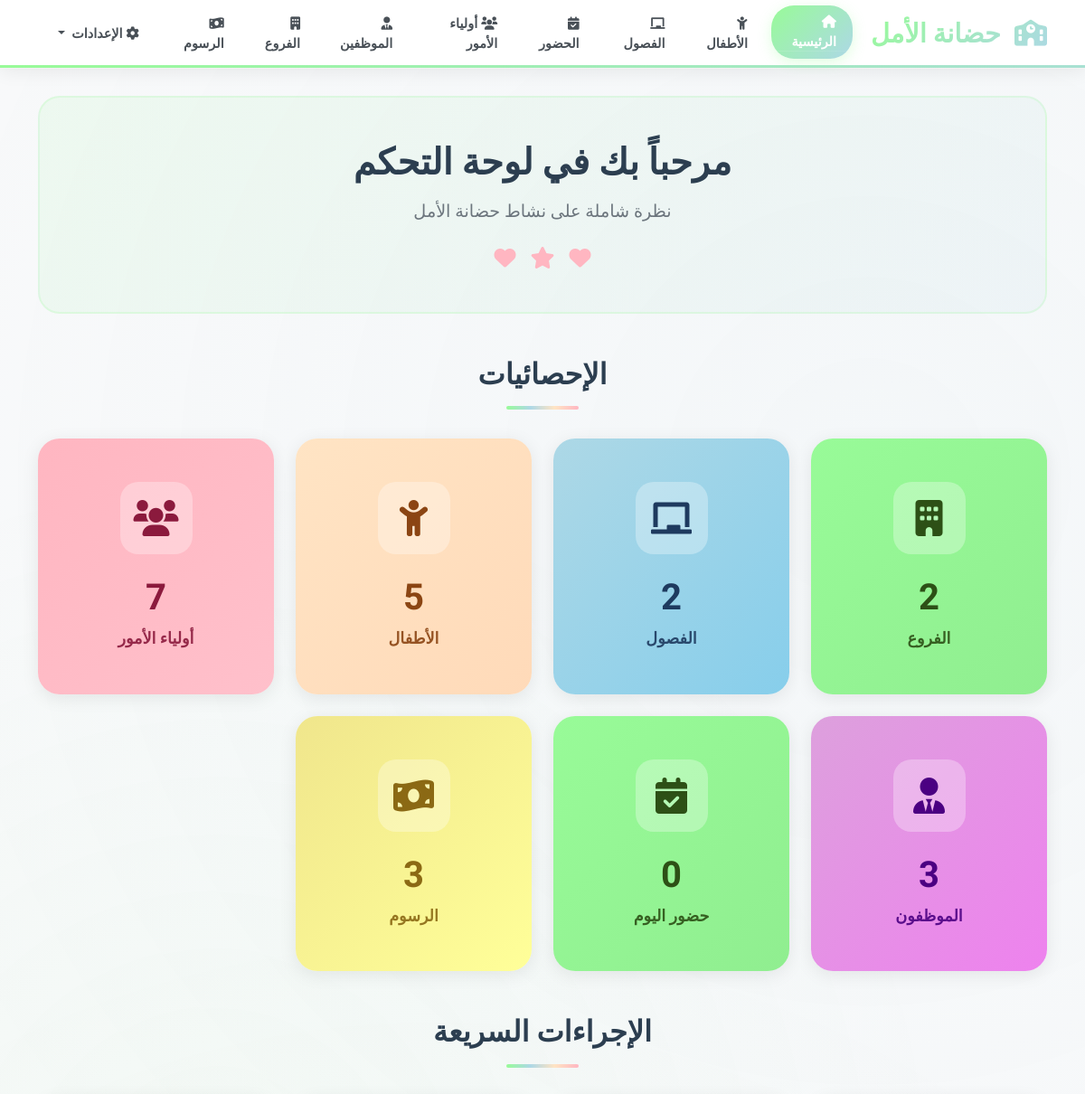
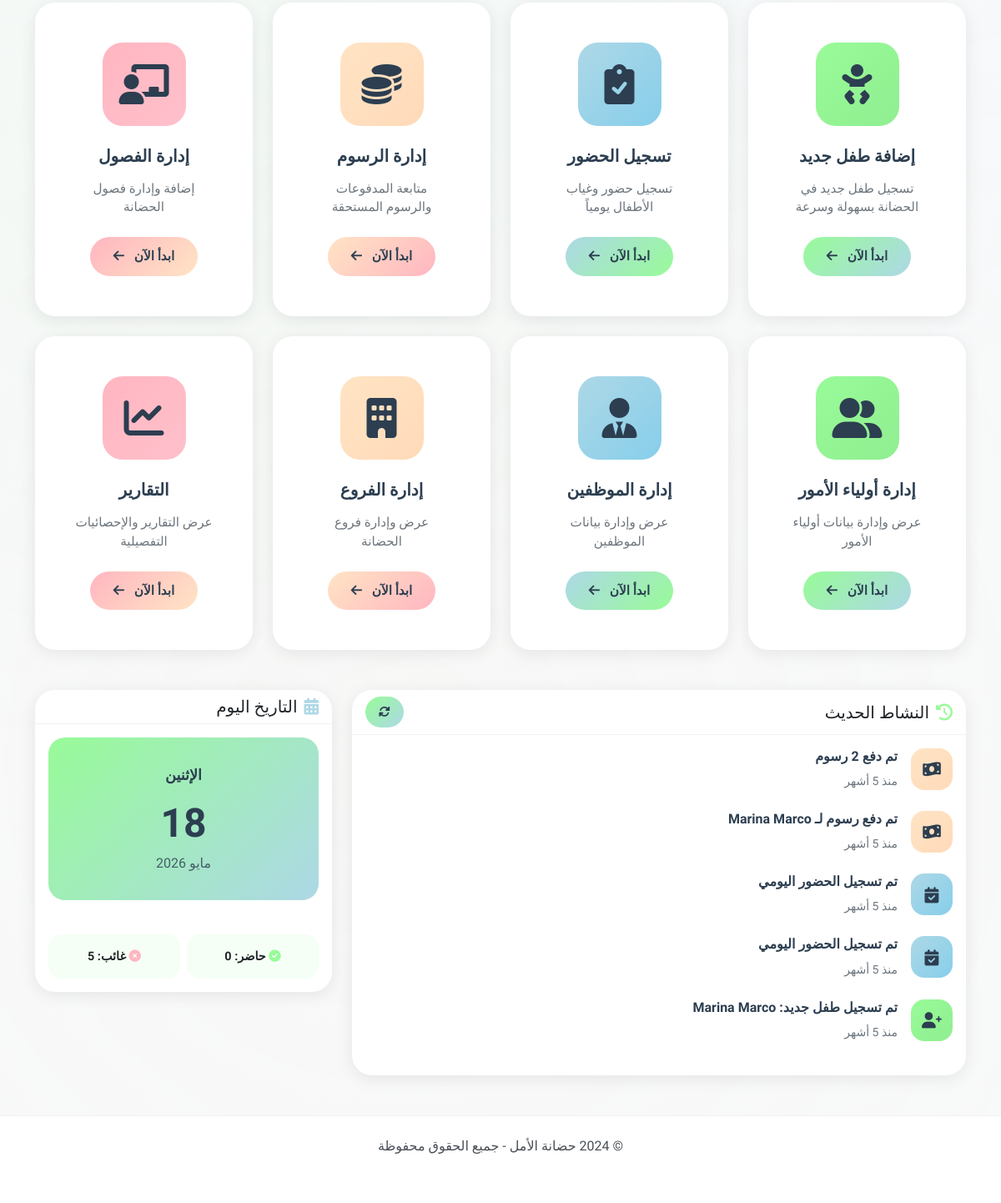
The page / on the database its author committed (2 pictures, top to bottom).
### tables this page shows
CREATE TABLE RecentActivity (
            id INTEGER PRIMARY KEY AUTOINCREMENT,
            activity_type TEXT NOT NULL,
            description TEXT NOT NULL,
            timestamp TIMESTAMP DEFAULT CURRENT_TIMESTAMP
        );

### app.py (the view)
@app.route('/')
def index():
    conn = get_conn()
    cur = conn.cursor()
    try:
        cur.execute('SELECT COUNT(*) FROM Branch')
        branches_count = cur.fetchone()[0]
        cur.execute('SELECT COUNT(*) FROM Class')
        classes_count = cur.fetchone()[0]
        cur.execute('SELECT COUNT(*) FROM Child')
        children_count = cur.fetchone()[0]
        cur.execute('SELECT COUNT(*) FROM Parent')
        parents_count = cur.fetchone()[0]
        cur.execute('SELECT COUNT(*) FROM Staff')
        staff_count = cur.fetchone()[0]
        cur.execute('SELECT COUNT(*) FROM Attendance WHERE date = DATE("now") AND status = "Present"')
        today_attendance = cur.fetchone()[0]
        cur.execute('SELECT COUNT(*) FROM Fee')
        fees_count = cur.fetchone()[0]
        cur.execute('''
            SELECT activity_type, description, timestamp
            FROM RecentActivity
            ORDER BY timestamp DESC
            LIMIT 5
        ''')
        recent_activities = cur.fetchall()
        stats = {
            'branches': branches_count,
            'classes': classes_count,
            'children': children_count,
            'parents': parents_count,
            'staff': staff_count,
            'today_attendance': today_attendance,
            'fees': fees_count
        }
    except Exception as e:
        print(f"خطأ في جلب الإحصائيات: {e}")
        stats = {
            'branches': 0,
            'classes': 0,
            'children': 0,
            'parents': 0,
            'staff': 0,
            'today_attendance': 0,
            'fees': 0
        }
        recent_activities = []
    conn.close()
    return render_template('index.html', stats=stats, recent_activities=recent_activities)

### db.py (called while the page is built)
def get_conn():
    conn = sqlite3.connect(DB_PATH)
    conn.row_factory = sqlite3.Row  # access columns by name in templates
    conn.execute('PRAGMA foreign_keys = ON')
    return conn

### Templates/index.html (shortened to what this page needs)
{% extends 'base.html' %}
{% block content %}
<div class="welcome-card mb-5">
    <h1 class="hero-title">مرحباً بك في لوحة التحكم</h1>
    <p class="hero-subtitle">نظرة شاملة على نشاط حضانة الأمل</p>
    <div class="hero-decoration">
        <i class="fas fa-heart"></i>
        <i class="fas fa-star"></i>
        <i class="fas fa-heart"></i>
    </div>
</div>
<div class="section-header">
    <h2 class="section-title">الإحصائيات</h2>
    <div class="section-line"></div>
</div>
<div class="row g-4 mb-5" id="stats-container">
    <div class="col-xl-3 col-md-4 col-sm-6">
        <div class="card stat-card bg-branches h-100" data-count="{{ stats.branches }}">
            <div class="card-body text-center position-relative">
                <div class="icon-wrapper">
                    <i class="fas fa-building"></i>
                </div>
                <h3 class="card-title mb-2 counter">0</h3>
                <p class="card-text">الفروع</p>
            </div>
        </div>
    </div>
    <div class="col-xl-3 col-md-4 col-sm-6">
        <div class="card stat-card bg-classes h-100" data-count="{{ stats.classes }}">
            <div class="card-body text-center position-relative">
                <div class="icon-wrapper">
                    <i class="fas fa-chalkboard"></i>
                </div>
                <h3 class="card-title mb-2 counter">0</h3>
                <p class="card-text">الفصول</p>
            </div>
        </div>
    </div>
    <div class="col-xl-3 col-md-4 col-sm-6">
        <div class="card stat-card bg-children h-100" data-count="{{ stats.children }}">
            <div class="card-body text-center position-relative">
                <div class="icon-wrapper">
                    <i class="fas fa-child"></i>
                </div>
                <h3 class="card-title mb-2 counter">0</h3>
                <p class="card-text">الأطفال</p>
            </div>
        </div>
    </div>
    <div class="col-xl-3 col-md-4 col-sm-6">
        <div class="card stat-card bg-parents h-100" data-count="{{ stats.parents }}">
            <div class="card-body text-center position-relative">
                <div class="icon-wrapper">
                    <i class="fas fa-users"></i>
                </div>
                <h3 class="card-title mb-2 counter">0</h3>
                <p class="card-text">أولياء الأمور</p>
            </div>
        </div>
    </div>
    <div class="col-xl-3 col-md-4 col-sm-6">
        <div class="card stat-card bg-staff h-100" data-count="{{ stats.staff }}">
            <div class="card-body text-center position-relative">
                <div class="icon-wrapper">
                    <i class="fas fa-user-tie"></i>
                </div>
                <h3 class="card-title mb-2 counter">0</h3>
                <p class="card-text">الموظفون</p>
            </div>
        </div>
    </div>
    <div class="col-xl-3 col-md-4 col-sm-6">
        <div class="card stat-card bg-attendance h-100" data-count="{{ stats.today_attendance }}">
            <div class="card-body text-center position-relative">
                <div class="icon-wrapper">
                    <i class="fas fa-calendar-check"></i>
                </div>
                <h3 class="card-title mb-2 counter">0</h3>
                <p class="card-text">حضور اليوم</p>
            </div>
        </div>
    </div>
    <div class="col-xl-3 col-md-4 col-sm-6">
        <div class="card stat-card bg-fees h-100" data-count="{{ stats.fees }}">
            <div class="card-body text-center position-relative">
                <div class="icon-wrapper">
                    <i class="fas fa-money-bill-wave"></i>
                </div>
                <h3 class="card-title mb-2 counter">0</h3>
                <p class="card-text">الرسوم</p>
            </div>
        </div>
    </div>
</div>
<div class="section-header">
    <h2 class="section-title">الإجراءات السريعة</h2>
    <div class="section-line"></div>
</div>
<div class="row g-4 mb-5" id="actions-container">
    <div class="col-md-6 col-lg-3">
        <div class="card action-card h-100">
            <div class="card-body">
                <div class="action-icon bg-primary">
                    <i class="fas fa-baby"></i>
                </div>
                <h5 class="card-title mt-3">إضافة طفل جديد</h5>
                <p class="card-text text-muted">تسجيل طفل جديد في الحضانة بسهولة وسرعة</p>
                <a href="{{ url_for('child.show_children') }}" class="btn btn-primary">
                    <span>ابدأ الآن</span>
                    <i class="fas fa-arrow-left ms-2"></i>
                </a>
            </div>
        </div>
    </div>
    <div class="col-md-6 col-lg-3">
        <div class="card action-card h-100">
            <div class="card-body">
                <div class="action-icon bg-success">
                    <i class="fas fa-clipboard-check"></i>
                </div>
                <h5 class="card-title mt-3">تسجيل الحضور</h5>
                <p class="card-text text-muted">تسجيل حضور وغياب الأطفال يومياً</p>
                <a href="{{ url_for('attendance.show_attendance') }}" class="btn btn-success">
                    <span>ابدأ الآن</span>
                    <i class="fas fa-arrow-left ms-2"></i>
                </a>
            </div>
        </div>
    </div>
    <div class="col-md-6 col-lg-3">
        <div class="card action-card h-100">
            <div class="card-body">
                <div class="action-icon bg-warning">
                    <i class="fas fa-coins"></i>
                </div>
                <h5 class="card-title mt-3">إدارة الرسوم</h5>
                <p class="card-text text-muted">متابعة المدفوعات والرسوم المستحقة</p>
                <a href="{{ url_for('fee.show_fees') }}" class="btn btn-warning">
                    <span>ابدأ الآن</span>
                    <i class="fas fa-arrow-left ms-2"></i>
                </a>
            </div>
        </div>
    </div>
    <div class="col-md-6 col-lg-3">
        <div class="card action-card h-100">
            <div class="card-body">
                <div class="action-icon bg-info">
                    <i class="fas fa-chalkboard-teacher"></i>
                </div>
                <h5 class="card-title mt-3">إدارة الفصول</h5>
                <p class="card-text text-muted">إضافة وإدارة فصول الحضانة</p>
                <a href="{{ url_for('classes.show_classes') }}" class="btn btn-info">
                    <span>ابدأ الآن</span>
                    <i class="fas fa-arrow-left ms-2"></i>
                </a>
            </div>
        </div>
    </div>
    <div class="col-md-6 col-lg-3">
        <div class="card action-card h-100">
            <div class="card-body">
                <div class="action-icon bg-primary">
                    <i class="fas fa-user-friends"></i>
                </div>
                <h5 class="card-title mt-3">إدارة أولياء الأمور</h5>
                <p class="card-text text-muted">عرض وإدارة بيانات أولياء الأمور</p>
                <a href="{{ url_for('parent.show_parents') }}" class="btn btn-primary">
                    <span>ابدأ الآن</span>
                    <i class="fas fa-arrow-left ms-2"></i>
                </a>
            </div>
        </div>
    </div>
    <div class="col-md-6 col-lg-3">
        <div class="card action-card h-100">
            <div class="card-body">
                <div class="action-icon bg-success">
                    <i class="fas fa-user-tie"></i>
                </div>
                <h5 class="card-title mt-3">إدارة الموظفين</h5>
                <p class="card-text text-muted">عرض وإدارة بيانات الموظفين</p>
                <a href="{{ url_for('staff.show_staff') }}" class="btn btn-success">
                    <span>ابدأ الآن</span>
                    <i class="fas fa-arrow-left ms-2"></i>
                </a>
            </div>
        </div>
    </div>
    <div class="col-md-6 col-lg-3">
        <div class="card action-card h-100">
            <div class="card-body">
                <div class="action-icon bg-warning">
                    <i class="fas fa-building"></i>
                </div>
                <h5 class="card-title mt-3">إدارة الفروع</h5>
                <p class="card-text text-muted">عرض وإدارة فروع الحضانة</p>
                <a href="{{ url_for('branch.show_branches') }}" class="btn btn-warning">
                    <span>ابدأ الآن</span>
                    <i class="fas fa-arrow-left ms-2"></i>
                </a>
            </div>
        </div>
    </div>
    <div class="col-md-6 col-lg-3">
        <div class="card action-card h-100">
            <div class="card-body">
                <div class="action-icon bg-info">
                    <i class="fas fa-chart-line"></i>
                </div>
                <h5 class="card-title mt-3">التقارير</h5>
                <p class="card-text text-muted">عرض التقارير والإحصائيات التفصيلية</p>
                <a href="#" class="btn btn-info">
                    <span>ابدأ الآن</span>
                    <i class="fas fa-arrow-left ms-2"></i>
                </a>
            </div>
        </div>
    </div>
</div>
<div class="row">
    <div class="col-lg-8">
        <div class="card activity-card">
            <div class="card-header d-flex justify-content-between align-items-center" style="background: transparent; border-bottom: 1px solid rgba(0,0,0,0.05);">
                <h5 class="card-title mb-0">
                    <i class="fas fa-history me-2" style="color: #98fb98;"></i>النشاط الحديث
                </h5>
                <button class="btn btn-sm btn-primary">
                    <i class="fas fa-sync-alt"></i>
                </button>
            </div>
            <div class="card-body">
                <div class="activity-timeline">
                    {% if recent_activities %}
                        {% for activity in recent_activities %}
                            <div class="timeline-item">
                                {% if activity.activity_type == 'new_child' %}
                                    <div class="timeline-icon bg-success">
                                        <i class="fas fa-user-plus"></i>
                                    </div>
                                {% elif activity.activity_type == 'attendance' %}
                                    <div class="timeline-icon bg-info">
                                        <i class="fas fa-calendar-check"></i>
                                    </div>
                                {% elif activity.activity_type == 'payment' %}
                                    <div class="timeline-icon bg-warning">
                                        <i class="fas fa-money-bill-wave"></i>
                                    </div>
                                {% else %}
                                    <div class="timeline-icon bg-success">
                                        <i class="fas fa-circle"></i>
                                    </div>
                                {% endif %}
                                <div class="timeline-content">
                                    <h6>{{ activity.description }}</h6>
                                    <small class="text-muted">{{ activity.timestamp | time_ago }}</small>
                                </div>
                            </div>
                        {% endfor %}
                    {% else %}
                        <div class="text-center py-4">
                            <i class="fas fa-inbox fa-2x text-muted mb-3"></i>
                            <p class="text-muted">لا توجد نشاطات حديثة</p>
                        </div>
                    {% endif %}
                </div>
            </div>
        </div>
    </div>
    <div class="col-lg-4">
        <div class="card weather-card">
            <div class="card-header" style="background: transparent; border-bottom: 1px solid rgba(0,0,0,0.05);">
                <h5 class="card-title mb-0">
                    <i class="fas fa-calendar-alt me-2" style="color: #add8e6;"></i>التاريخ اليوم
                </h5>
            </div>
            <div class="card-body text-center">
                <div class="current-date">
                    <div class="date-display">
                        <span class="day" id="current-day">الأحد</span>
                        <span class="date" id="current-date">25</span>
                        <span class="month" id="current-month">ديسمبر 2024</span>
                    </div>
                </div>
                <hr style="border-color: rgba(0,0,0,0.05);">
                <div class="quick-stats">
                    <div class="row g-2">
                        <div class="col-6">
                            <div class="mini-stat">
                                <i class="fas fa-check-circle" style="color: #98fb98;"></i>
                                <span>حاضر: <strong>{{ stats.today_attendance }}</strong></span>
                            </div>
                        </div>
                        <div class="col-6">
                            <div class="mini-stat">
                                <i class="fas fa-times-circle" style="color: #ffb6c1;"></i>
                                <span>غائب: <strong>{{ stats.children - stats.today_attendance }}</strong></span>
                            </div>
                        </div>
                    </div>
                </div>
            </div>
        </div>
    </div>
</div>
{% endblock %}
{% block head_extra %}
<link rel="stylesheet" href="{{ url_for('static', filename='css/style.css') }}">
{% endblock %}

### Templates/base.html (style rules this page uses)
:root { --mint-green: #98fb98; --baby-blue: #add8e6; --soft-yellow: #ffe4c4; --coral: #ffb6c1; --light-grey: #f8f9fa; --white: #ffffff; }
body { font-family: 'Tajawal', 'Segoe UI', Tahoma, Geneva, Verdana, sans-serif; background: #f8f9fa; min-height: 100vh; position: relative; }
body::before { content: ''; position: fixed; top: 0; left: 0; width: 100%; height: 100%; background-image: radial-gradient(circle at 20% 50%, rgba(152, 251, 152, 0.05) 0%, transparent 50%), radial-gradient(circle at 80% 20%, rgba(173, 216, 230, 0.05) 0%, transparent 50%), radial-gradient(circle at 40% 80%, rgba(255, 228, 196, 0.05) 0%, transparent 50%); pointer-events: none; z-index: -1; }
.card { transition: all 0.4s cubic-bezier(0.25, 0.46, 0.45, 0.94); }

### rows shown on the page
RecentActivity: activity_type "payment" (drawn), description "تم دفع 2 رسوم", timestamp "منذ 5 أشهر"
RecentActivity: activity_type "payment" (drawn), description "تم دفع رسوم لـ Marina Marco", timestamp "منذ 5 أشهر"
RecentActivity: activity_type "attendance" (drawn), description "تم تسجيل الحضور اليومي", timestamp "منذ 5 أشهر"
RecentActivity: activity_type "attendance" (drawn), description "تم تسجيل الحضور اليومي", timestamp "منذ 5 أشهر"
RecentActivity: activity_type "new_child" (drawn), description "تم تسجيل طفل جديد: Marina Marco", timestamp "منذ 5 أشهر"

### other values the page prints
{{ stats.today_attendance }} "0"
{{ stats.children - stats.today_attendance }} "5"
